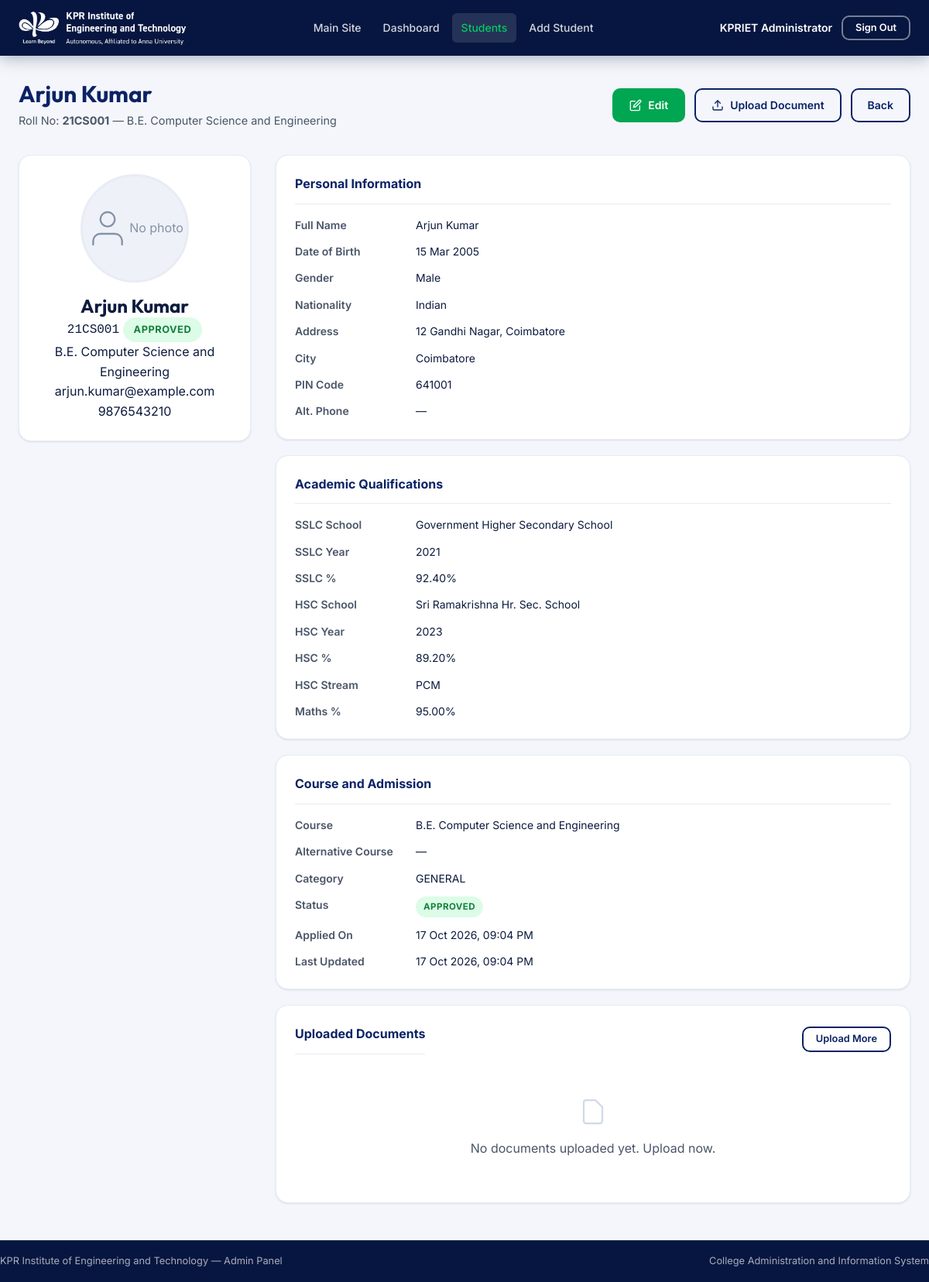
Page /Q2_College_Admin/view_student.php?id=1 (signed in) on the committed database.
### tables this page shows
CREATE TABLE IF NOT EXISTS students (
  id                  INT UNSIGNED AUTO_INCREMENT PRIMARY KEY,
  full_name           VARCHAR(150) NOT NULL,
  roll_number         VARCHAR(30)  NOT NULL UNIQUE,
  email               VARCHAR(255) NOT NULL UNIQUE,
  phone               VARCHAR(20)  NOT NULL,
  alt_phone           VARCHAR(20)  DEFAULT NULL,
  date_of_birth       DATE         DEFAULT NULL,
  gender              ENUM('male','female','other','prefer-not') DEFAULT NULL,
  nationality         VARCHAR(80)  DEFAULT 'Indian',
  address             TEXT         DEFAULT NULL,
  city                VARCHAR(100) DEFAULT NULL,
  pincode             VARCHAR(10)  DEFAULT NULL,
   
  sslc_school         VARCHAR(200) DEFAULT NULL,
  sslc_year           SMALLINT     DEFAULT NULL,
  sslc_percentage     DECIMAL(5,2) DEFAULT NULL,
  hsc_school          VARCHAR(200) DEFAULT NULL,
  hsc_year            SMALLINT     DEFAULT NULL,
  hsc_percentage      DECIMAL(5,2) DEFAULT NULL,
  hsc_stream          VARCHAR(50)  DEFAULT NULL,
  maths_percentage    DECIMAL(5,2) DEFAULT NULL,
   
  course              VARCHAR(100) NOT NULL,
  alternative_course  VARCHAR(100) DEFAULT NULL,
  admission_category  VARCHAR(50)  DEFAULT 'general',
   
  portal_password_hash VARCHAR(255) DEFAULT NULL,
   
  admission_status    ENUM('pending','approved','rejected') NOT NULL DEFAULT 'pending',
  created_at          DATETIME NOT NULL DEFAULT CURRENT_TIMESTAMP,
  updated_at          DATETIME NOT NULL DEFAULT CURRENT_TIMESTAMP ON UPDATE CURRENT_TIMESTAMP,
  INDEX idx_student_email       (email),
  INDEX idx_student_roll        (roll_number),
  INDEX idx_student_course      (course),
  INDEX idx_student_status      (admission_status)
);

### Q2_College_Admin/config/auth.php (called while the page is built, shortened)
<?php
function h(mixed $val): string {
    return htmlspecialchars((string)$val, ENT_QUOTES | ENT_SUBSTITUTE, 'UTF-8');
}

### Q2_College_Admin/view_student.php (the view, shortened to what this page needs)
<?php
require_once __DIR__ . '/config/auth.php';
$id = (int)($_GET['id'] ?? 0);
$pdo  = db();
$stmt = $pdo->prepare('SELECT * FROM students WHERE id = ?');
$stmt->execute([$id]);
$student = $stmt->fetch();
$files = $pdo->prepare('SELECT * FROM student_files WHERE student_id = ? ORDER BY document_category, uploaded_at DESC');
$files->execute([$id]);
$fileRows = $files->fetchAll();
$filesByCategory = [];
require __DIR__ . '/includes/header.php';
?>
  <div class="container admin-container">
    <div class="page-header">
      <div>
        <h1><?= h($student['full_name']) ?></h1>
        <p class="page-subtitle">Roll No: <strong><?= h($student['roll_number']) ?></strong> &mdash; <?= h($student['course']) ?></p>
      </div>
      <div style="display:flex;gap:0.75rem;flex-wrap:wrap">
        <a href="edit_student.php?id=<?= $id ?>" class="btn btn-primary" id="editStudentBtn">
          <svg width="16" height="16" viewBox="0 0 24 24" fill="none" stroke="currentColor" stroke-width="2" stroke-linecap="round" stroke-linejoin="round" aria-hidden="true"><path d="M11 4H4a2 2 0 0 0-2 2v14a2 2 0 0 0 2 2h14a2 2 0 0 0 2-2v-7"/><path d="M18.5 2.5a2.121 2.121 0 0 1 3 3L12 15l-4 1 1-4 9.5-9.5z"/></svg>
          Edit
        </a>
        <a href="upload.php?id=<?= $id ?>" class="btn btn-outline-primary" id="uploadDocBtn">
          <svg width="16" height="16" viewBox="0 0 24 24" fill="none" stroke="currentColor" stroke-width="2" stroke-linecap="round" stroke-linejoin="round" aria-hidden="true"><path d="M21 15v4a2 2 0 0 1-2 2H5a2 2 0 0 1-2-2v-4"/><polyline points="17 8 12 3 7 8"/><line x1="12" y1="3" x2="12" y2="15"/></svg>
          Upload Document
        </a>
        <a href="students.php" class="btn btn-outline-primary">Back</a>
      </div>
    </div>
    <div class="view-grid">
      <div class="view-sidebar">
        <div class="admin-card profile-card">
          <?php
          $profilePhoto = $filesByCategory['profile_photo'][0] ?? null;
          ?>
          <?php if ($profilePhoto): ?>
            <img src="download.php?path=<?= urlencode($profilePhoto['relative_path']) ?>&type=image"
                 alt="<?= h($student['full_name']) ?> profile photo"
                 class="profile-photo" id="profilePhoto">
          <?php else: ?>
            <div class="profile-photo-placeholder" aria-label="No profile photo uploaded">
              <svg width="56" height="56" viewBox="0 0 24 24" fill="none" stroke="currentColor" stroke-width="1" stroke-linecap="round" stroke-linejoin="round" aria-hidden="true"><path d="M20 21v-2a4 4 0 0 0-4-4H8a4 4 0 0 0-4 4v2"/><circle cx="12" cy="7" r="4"/></svg>
              <span>No photo</span>
            </div>
          <?php endif; ?>
          <h3><?= h($student['full_name']) ?></h3>
          <code><?= h($student['roll_number']) ?></code>
          <span class="badge badge-status badge-status--<?= h($student['admission_status']) ?> badge-lg">
            <?= h(ucfirst($student['admission_status'])) ?>
          </span>
          <div class="profile-meta">
            <span><?= h($student['course']) ?></span>
            <span><?= h($student['email']) ?></span>
            <span><?= h($student['phone']) ?></span>
          </div>
        </div>
      </div>
      <div class="view-main">
        <div class="admin-card">
          <div class="detail-section-heading">Personal Information</div>
          <dl class="detail-grid">
            <dt>Full Name</dt>       <dd><?= h($student['full_name']) ?></dd>
            <dt>Date of Birth</dt>   <dd><?= $student['date_of_birth'] ? h(date('d M Y', strtotime($student['date_of_birth']))) : '—' ?></dd>
            <dt>Gender</dt>          <dd><?= h(ucfirst($student['gender'] ?? '—')) ?></dd>
            <dt>Nationality</dt>     <dd><?= h($student['nationality'] ?? '—') ?></dd>
            <dt>Address</dt>         <dd><?= h($student['address'] ?? '—') ?></dd>
            <dt>City</dt>            <dd><?= h($student['city'] ?? '—') ?></dd>
            <dt>PIN Code</dt>        <dd><?= h($student['pincode'] ?? '—') ?></dd>
            <dt>Alt. Phone</dt>      <dd><?= h($student['alt_phone'] ?? '—') ?></dd>
          </dl>
        </div>
        <div class="admin-card" style="margin-top:1.25rem">
          <div class="detail-section-heading">Academic Qualifications</div>
          <dl class="detail-grid">
            <dt>SSLC School</dt>     <dd><?= h($student['sslc_school'] ?? '—') ?></dd>
            <dt>SSLC Year</dt>       <dd><?= h($student['sslc_year'] ?? '—') ?></dd>
            <dt>SSLC %</dt>          <dd><?= $student['sslc_percentage'] !== null ? h($student['sslc_percentage']).'%' : '—' ?></dd>
            <dt>HSC School</dt>      <dd><?= h($student['hsc_school'] ?? '—') ?></dd>
            <dt>HSC Year</dt>        <dd><?= h($student['hsc_year'] ?? '—') ?></dd>
            <dt>HSC %</dt>           <dd><?= $student['hsc_percentage'] !== null ? h($student['hsc_percentage']).'%' : '—' ?></dd>
            <dt>HSC Stream</dt>      <dd><?= h(strtoupper($student['hsc_stream'] ?? '—')) ?></dd>
            <dt>Maths %</dt>         <dd><?= $student['maths_percentage'] !== null ? h($student['maths_percentage']).'%' : '—' ?></dd>
          </dl>
        </div>
        <div class="admin-card" style="margin-top:1.25rem">
          <div class="detail-section-heading">Course and Admission</div>
          <dl class="detail-grid">
            <dt>Course</dt>               <dd><?= h($student['course']) ?></dd>
            <dt>Alternative Course</dt>   <dd><?= h($student['alternative_course'] ?? '—') ?></dd>
            <dt>Category</dt>             <dd><?= h(strtoupper($student['admission_category'] ?? '—')) ?></dd>
            <dt>Status</dt>               <dd><span class="badge badge-status badge-status--<?= h($student['admission_status']) ?>"><?= h(ucfirst($student['admission_status'])) ?></span></dd>
            <dt>Applied On</dt>           <dd><?= h(date('d M Y, h:i A', strtotime($student['created_at']))) ?></dd>
            <dt>Last Updated</dt>         <dd><?= h(date('d M Y, h:i A', strtotime($student['updated_at']))) ?></dd>
          </dl>
        </div>
        <div class="admin-card" style="margin-top:1.25rem" id="documents">
          <div class="admin-card__header">
            <div class="detail-section-heading" style="margin:0">Uploaded Documents</div>
            <a href="upload.php?id=<?= $id ?>" class="btn btn-outline-primary btn-sm">Upload More</a>
          </div>
          <?php if (empty($fileRows)): ?>
            <div class="empty-state" style="padding:2rem 0">
              <svg width="36" height="36" viewBox="0 0 24 24" fill="none" stroke="currentColor" stroke-width="1.5" stroke-linecap="round" stroke-linejoin="round" aria-hidden="true"><path d="M14 2H6a2 2 0 0 0-2 2v16a2 2 0 0 0 2 2h12a2 2 0 0 0 2-2V8z"/></svg>
              <p>No documents uploaded yet. <a href="upload.php?id=<?= $id ?>">Upload now.</a></p>
            </div>
          <?php endif; ?>
        </div>
      </div>
    </div>
  </div>
<?php
require __DIR__ . '/includes/footer.php';
?>

### rows in the picture
students: full_name "Arjun Kumar", roll_number "21CS001", course "B.E. Computer Science and Engineering", admission_status "APPROVED", email "arjun.kumar@example.com", phone "9876543210", date_of_birth "15 Mar 2005", gender "Male", nationality "Indian", address "12 Gandhi Nagar, Coimbatore", city "Coimbatore", pincode "641001", alt_phone "—", sslc_school "Government Higher Secondary School", sslc_year "2021", sslc_percentage "92.40", hsc_school "Sri Ramakrishna Hr. Sec. School", hsc_year "2023", hsc_percentage "89.20", hsc_stream "PCM", maths_percentage "95.00", alternative_course "—", admission_category "GENERAL", created_at "17 Oct 2026, 09:04 PM", updated_at "17 Oct 2026, 09:04 PM"

### other values in the picture
$admin['full_name'] "KPRIET Administrator"
